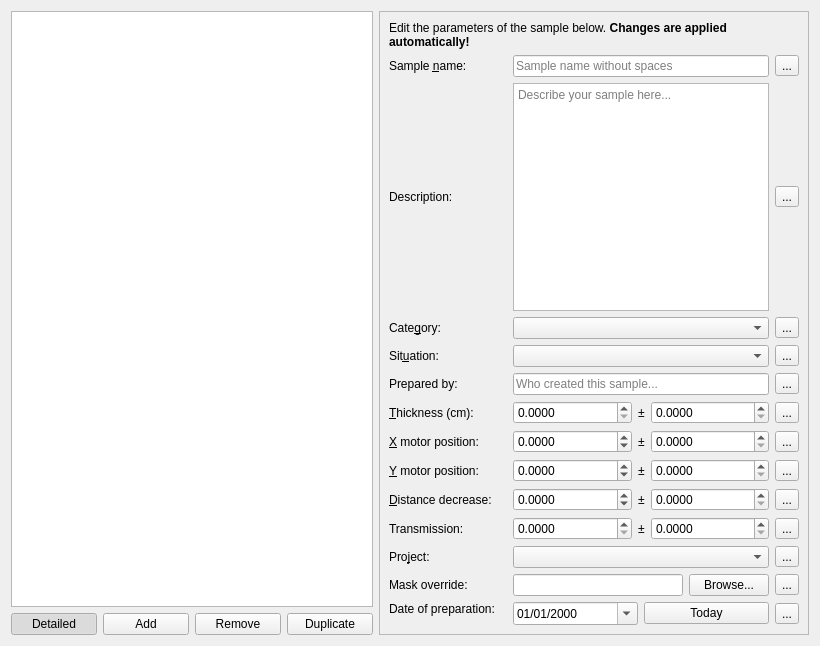
<?xml version="1.0" encoding="UTF-8"?>
<ui version="4.0">
 <class>Form</class>
 <widget class="QWidget" name="Form">
  <property name="geometry">
   <rect>
    <x>0</x>
    <y>0</y>
    <width>820</width>
    <height>646</height>
   </rect>
  </property>
  <property name="windowTitle">
   <string>Sample database</string>
  </property>
  <property name="windowIcon">
   <iconset>
    <normaloff>:/icons/sample.svg</normaloff>:/icons/sample.svg</iconset>
  </property>
  <layout class="QHBoxLayout" name="horizontalLayout_2">
   <item>
    <layout class="QVBoxLayout" name="verticalLayout_2">
     <property name="sizeConstraint">
      <enum>QLayout::SetFixedSize</enum>
     </property>
     <item>
      <widget class="QTreeView" name="treeView">
       <property name="sizePolicy">
        <sizepolicy hsizetype="MinimumExpanding" vsizetype="Minimum">
         <horstretch>1</horstretch>
         <verstretch>1</verstretch>
        </sizepolicy>
       </property>
       <property name="acceptDrops">
        <bool>true</bool>
       </property>
       <property name="showDropIndicator" stdset="0">
        <bool>true</bool>
       </property>
       <property name="dragEnabled">
        <bool>true</bool>
       </property>
       <property name="dragDropOverwriteMode">
        <bool>true</bool>
       </property>
       <property name="dragDropMode">
        <enum>QAbstractItemView::DragDrop</enum>
       </property>
       <property name="defaultDropAction">
        <enum>Qt::CopyAction</enum>
       </property>
       <property name="alternatingRowColors">
        <bool>true</bool>
       </property>
       <property name="selectionMode">
        <enum>QAbstractItemView::ExtendedSelection</enum>
       </property>
       <property name="selectionBehavior">
        <enum>QAbstractItemView::SelectRows</enum>
       </property>
       <property name="rootIsDecorated">
        <bool>false</bool>
       </property>
       <property name="uniformRowHeights">
        <bool>true</bool>
       </property>
       <property name="itemsExpandable">
        <bool>false</bool>
       </property>
       <property name="sortingEnabled">
        <bool>true</bool>
       </property>
       <property name="allColumnsShowFocus">
        <bool>true</bool>
       </property>
      </widget>
     </item>
     <item>
      <layout class="QHBoxLayout" name="horizontalLayout_16">
       <item>
        <widget class="QPushButton" name="multiColumnPushButton">
         <property name="toolTip">
          <string>Select detailed view or simple view</string>
         </property>
         <property name="text">
          <string>Detailed</string>
         </property>
         <property name="checkable">
          <bool>true</bool>
         </property>
         <property name="checked">
          <bool>true</bool>
         </property>
        </widget>
       </item>
       <item>
        <widget class="QPushButton" name="addSamplePushButton">
         <property name="text">
          <string>Add</string>
         </property>
         <property name="icon">
          <iconset theme="list-add">
           <normaloff>.</normaloff>.</iconset>
         </property>
        </widget>
       </item>
       <item>
        <widget class="QPushButton" name="removeSamplePushButton">
         <property name="text">
          <string>Remove</string>
         </property>
         <property name="icon">
          <iconset theme="list-remove">
           <normaloff>.</normaloff>.</iconset>
         </property>
        </widget>
       </item>
       <item>
        <widget class="QPushButton" name="duplicateSamplePushButton">
         <property name="text">
          <string>Duplicate</string>
         </property>
         <property name="icon">
          <iconset theme="edit-copy">
           <normaloff>.</normaloff>.</iconset>
         </property>
        </widget>
       </item>
      </layout>
     </item>
    </layout>
   </item>
   <item>
    <widget class="QFrame" name="frame">
     <property name="sizePolicy">
      <sizepolicy hsizetype="Maximum" vsizetype="Preferred">
       <horstretch>0</horstretch>
       <verstretch>0</verstretch>
      </sizepolicy>
     </property>
     <property name="frameShape">
      <enum>QFrame::StyledPanel</enum>
     </property>
     <property name="frameShadow">
      <enum>QFrame::Raised</enum>
     </property>
     <layout class="QGridLayout" name="gridLayout">
      <item row="3" column="0">
       <widget class="QLabel" name="label_2">
        <property name="text">
         <string>Description:</string>
        </property>
        <property name="buddy">
         <cstring>descriptionPlainTextEdit</cstring>
        </property>
       </widget>
      </item>
      <item row="7" column="0">
       <widget class="QLabel" name="label_5">
        <property name="text">
         <string>Prepared by:</string>
        </property>
        <property name="buddy">
         <cstring>preparedByLineEdit</cstring>
        </property>
       </widget>
      </item>
      <item row="9" column="3">
       <layout class="QHBoxLayout" name="horizontalLayout_6">
        <item>
         <widget class="QDoubleSpinBox" name="xPositionValDoubleSpinBox">
          <property name="sizePolicy">
           <sizepolicy hsizetype="Expanding" vsizetype="Fixed">
            <horstretch>0</horstretch>
            <verstretch>0</verstretch>
           </sizepolicy>
          </property>
          <property name="keyboardTracking">
           <bool>false</bool>
          </property>
          <property name="decimals">
           <number>4</number>
          </property>
          <property name="minimum">
           <double>-999.000000000000000</double>
          </property>
          <property name="maximum">
           <double>999.000000000000000</double>
          </property>
         </widget>
        </item>
        <item>
         <widget class="QLabel" name="label_13">
          <property name="sizePolicy">
           <sizepolicy hsizetype="Minimum" vsizetype="Preferred">
            <horstretch>0</horstretch>
            <verstretch>0</verstretch>
           </sizepolicy>
          </property>
          <property name="text">
           <string>±</string>
          </property>
         </widget>
        </item>
        <item>
         <widget class="QDoubleSpinBox" name="xPositionErrDoubleSpinBox">
          <property name="sizePolicy">
           <sizepolicy hsizetype="Expanding" vsizetype="Fixed">
            <horstretch>0</horstretch>
            <verstretch>0</verstretch>
           </sizepolicy>
          </property>
          <property name="keyboardTracking">
           <bool>false</bool>
          </property>
          <property name="decimals">
           <number>4</number>
          </property>
          <property name="minimum">
           <double>0.000000000000000</double>
          </property>
          <property name="maximum">
           <double>999.000000000000000</double>
          </property>
         </widget>
        </item>
        <item>
         <widget class="QToolButton" name="xPositionLockToolButton">
          <property name="text">
           <string>...</string>
          </property>
          <property name="icon">
           <iconset theme="unlock">
            <normaloff>.</normaloff>.</iconset>
          </property>
          <property name="checkable">
           <bool>true</bool>
          </property>
         </widget>
        </item>
       </layout>
      </item>
      <item row="14" column="3">
       <layout class="QHBoxLayout" name="horizontalLayout_3">
        <item>
         <widget class="QWidget" name="widget_3" native="true">
          <layout class="QHBoxLayout" name="horizontalLayout_17">
           <property name="leftMargin">
            <number>0</number>
           </property>
           <property name="topMargin">
            <number>0</number>
           </property>
           <property name="rightMargin">
            <number>0</number>
           </property>
           <property name="bottomMargin">
            <number>0</number>
           </property>
           <item>
            <widget class="QLineEdit" name="maskOverrideLineEdit">
             <property name="clearButtonEnabled">
              <bool>true</bool>
             </property>
            </widget>
           </item>
           <item>
            <widget class="QPushButton" name="maskOverridePushButton">
             <property name="text">
              <string>Browse...</string>
             </property>
             <property name="icon">
              <iconset theme="document-open">
               <normaloff>.</normaloff>.</iconset>
             </property>
            </widget>
           </item>
          </layout>
         </widget>
        </item>
        <item>
         <widget class="QToolButton" name="maskOverrideLockToolButton">
          <property name="text">
           <string>...</string>
          </property>
          <property name="icon">
           <iconset theme="unlock">
            <normaloff>.</normaloff>.</iconset>
          </property>
          <property name="checkable">
           <bool>true</bool>
          </property>
         </widget>
        </item>
       </layout>
      </item>
      <item row="1" column="3">
       <layout class="QHBoxLayout" name="horizontalLayout_4">
        <item>
         <widget class="QLineEdit" name="sampleNameLineEdit">
          <property name="readOnly">
           <bool>false</bool>
          </property>
          <property name="placeholderText">
           <string>Sample name without spaces</string>
          </property>
         </widget>
        </item>
        <item>
         <widget class="QToolButton" name="sampleNameLockToolButton">
          <property name="text">
           <string>...</string>
          </property>
          <property name="icon">
           <iconset theme="unlock">
            <normaloff>.</normaloff>.</iconset>
          </property>
          <property name="checkable">
           <bool>true</bool>
          </property>
         </widget>
        </item>
       </layout>
      </item>
      <item row="5" column="3">
       <layout class="QHBoxLayout" name="horizontalLayout_11">
        <item>
         <widget class="QComboBox" name="situationComboBox"/>
        </item>
        <item>
         <widget class="QToolButton" name="situationLockToolButton">
          <property name="text">
           <string>...</string>
          </property>
          <property name="icon">
           <iconset theme="unlock">
            <normaloff>.</normaloff>.</iconset>
          </property>
          <property name="checkable">
           <bool>true</bool>
          </property>
         </widget>
        </item>
       </layout>
      </item>
      <item row="15" column="3">
       <layout class="QHBoxLayout" name="horizontalLayout_12">
        <item>
         <widget class="QDateEdit" name="preparationDateDateEdit">
          <property name="displayFormat">
           <string>dd/MM/yyyy</string>
          </property>
          <property name="calendarPopup">
           <bool>true</bool>
          </property>
         </widget>
        </item>
        <item>
         <widget class="QPushButton" name="todayPushButton">
          <property name="text">
           <string>Today</string>
          </property>
         </widget>
        </item>
        <item>
         <widget class="QToolButton" name="preparationDateLockToolButton">
          <property name="text">
           <string>...</string>
          </property>
          <property name="icon">
           <iconset theme="unlock">
            <normaloff>.</normaloff>.</iconset>
          </property>
          <property name="checkable">
           <bool>true</bool>
          </property>
         </widget>
        </item>
       </layout>
      </item>
      <item row="8" column="3">
       <layout class="QHBoxLayout" name="horizontalLayout_5">
        <item>
         <widget class="QDoubleSpinBox" name="thicknessValDoubleSpinBox">
          <property name="sizePolicy">
           <sizepolicy hsizetype="Expanding" vsizetype="Fixed">
            <horstretch>0</horstretch>
            <verstretch>0</verstretch>
           </sizepolicy>
          </property>
          <property name="keyboardTracking">
           <bool>false</bool>
          </property>
          <property name="decimals">
           <number>4</number>
          </property>
          <property name="maximum">
           <double>999.000000000000000</double>
          </property>
         </widget>
        </item>
        <item>
         <widget class="QLabel" name="label_12">
          <property name="sizePolicy">
           <sizepolicy hsizetype="Minimum" vsizetype="Preferred">
            <horstretch>0</horstretch>
            <verstretch>0</verstretch>
           </sizepolicy>
          </property>
          <property name="text">
           <string>±</string>
          </property>
         </widget>
        </item>
        <item>
         <widget class="QDoubleSpinBox" name="thicknessErrDoubleSpinBox">
          <property name="sizePolicy">
           <sizepolicy hsizetype="Expanding" vsizetype="Fixed">
            <horstretch>0</horstretch>
            <verstretch>0</verstretch>
           </sizepolicy>
          </property>
          <property name="keyboardTracking">
           <bool>false</bool>
          </property>
          <property name="decimals">
           <number>4</number>
          </property>
          <property name="maximum">
           <double>999.000000000000000</double>
          </property>
         </widget>
        </item>
        <item>
         <widget class="QToolButton" name="thicknessLockToolButton">
          <property name="text">
           <string>...</string>
          </property>
          <property name="icon">
           <iconset theme="unlock">
            <normaloff>.</normaloff>.</iconset>
          </property>
          <property name="checkable">
           <bool>true</bool>
          </property>
         </widget>
        </item>
       </layout>
      </item>
      <item row="9" column="0">
       <widget class="QLabel" name="label_7">
        <property name="text">
         <string>&amp;X motor position:</string>
        </property>
        <property name="buddy">
         <cstring>xPositionValDoubleSpinBox</cstring>
        </property>
       </widget>
      </item>
      <item row="12" column="3">
       <layout class="QHBoxLayout" name="horizontalLayout_9">
        <item>
         <widget class="QDoubleSpinBox" name="transmissionValDoubleSpinBox">
          <property name="sizePolicy">
           <sizepolicy hsizetype="Expanding" vsizetype="Fixed">
            <horstretch>0</horstretch>
            <verstretch>0</verstretch>
           </sizepolicy>
          </property>
          <property name="keyboardTracking">
           <bool>false</bool>
          </property>
          <property name="decimals">
           <number>4</number>
          </property>
          <property name="maximum">
           <double>1.000000000000000</double>
          </property>
         </widget>
        </item>
        <item>
         <widget class="QLabel" name="label_16">
          <property name="sizePolicy">
           <sizepolicy hsizetype="Minimum" vsizetype="Preferred">
            <horstretch>0</horstretch>
            <verstretch>0</verstretch>
           </sizepolicy>
          </property>
          <property name="text">
           <string>±</string>
          </property>
         </widget>
        </item>
        <item>
         <widget class="QDoubleSpinBox" name="transmissionErrDoubleSpinBox">
          <property name="sizePolicy">
           <sizepolicy hsizetype="Expanding" vsizetype="Fixed">
            <horstretch>0</horstretch>
            <verstretch>0</verstretch>
           </sizepolicy>
          </property>
          <property name="keyboardTracking">
           <bool>false</bool>
          </property>
          <property name="decimals">
           <number>4</number>
          </property>
          <property name="maximum">
           <double>1.000000000000000</double>
          </property>
         </widget>
        </item>
        <item>
         <widget class="QToolButton" name="transmissionLockToolButton">
          <property name="text">
           <string>...</string>
          </property>
          <property name="icon">
           <iconset theme="unlock">
            <normaloff>.</normaloff>.</iconset>
          </property>
          <property name="checkable">
           <bool>true</bool>
          </property>
         </widget>
        </item>
       </layout>
      </item>
      <item row="5" column="0">
       <widget class="QLabel" name="label_4">
        <property name="text">
         <string>Sit&amp;uation:</string>
        </property>
        <property name="buddy">
         <cstring>situationComboBox</cstring>
        </property>
       </widget>
      </item>
      <item row="4" column="0">
       <widget class="QLabel" name="label_3">
        <property name="text">
         <string>Cate&amp;gory:</string>
        </property>
        <property name="buddy">
         <cstring>categoryComboBox</cstring>
        </property>
       </widget>
      </item>
      <item row="8" column="0">
       <widget class="QLabel" name="label_6">
        <property name="text">
         <string>&amp;Thickness (cm):</string>
        </property>
        <property name="buddy">
         <cstring>thicknessValDoubleSpinBox</cstring>
        </property>
       </widget>
      </item>
      <item row="4" column="3">
       <layout class="QHBoxLayout" name="horizontalLayout_10">
        <item>
         <widget class="QComboBox" name="categoryComboBox"/>
        </item>
        <item>
         <widget class="QToolButton" name="categoryLockToolButton">
          <property name="text">
           <string>...</string>
          </property>
          <property name="icon">
           <iconset theme="unlock">
            <normaloff>.</normaloff>.</iconset>
          </property>
          <property name="checkable">
           <bool>true</bool>
          </property>
         </widget>
        </item>
       </layout>
      </item>
      <item row="1" column="0">
       <widget class="QLabel" name="label">
        <property name="text">
         <string>Sample &amp;name:</string>
        </property>
        <property name="buddy">
         <cstring>sampleNameLineEdit</cstring>
        </property>
       </widget>
      </item>
      <item row="12" column="0">
       <widget class="QLabel" name="label_10">
        <property name="text">
         <string>Transmission:</string>
        </property>
        <property name="buddy">
         <cstring>transmissionValDoubleSpinBox</cstring>
        </property>
       </widget>
      </item>
      <item row="13" column="0">
       <widget class="QLabel" name="label_18">
        <property name="text">
         <string>Pro&amp;ject:</string>
        </property>
        <property name="buddy">
         <cstring>projectComboBox</cstring>
        </property>
       </widget>
      </item>
      <item row="7" column="3">
       <layout class="QHBoxLayout" name="horizontalLayout_14">
        <item>
         <widget class="QLineEdit" name="preparedByLineEdit">
          <property name="placeholderText">
           <string>Who created this sample...</string>
          </property>
         </widget>
        </item>
        <item>
         <widget class="QToolButton" name="preparedByLockToolButton">
          <property name="text">
           <string>...</string>
          </property>
          <property name="icon">
           <iconset theme="unlock">
            <normaloff>.</normaloff>.</iconset>
          </property>
          <property name="checkable">
           <bool>true</bool>
          </property>
         </widget>
        </item>
       </layout>
      </item>
      <item row="11" column="3">
       <layout class="QHBoxLayout" name="horizontalLayout_8">
        <item>
         <widget class="QDoubleSpinBox" name="distminusValDoubleSpinBox">
          <property name="sizePolicy">
           <sizepolicy hsizetype="Expanding" vsizetype="Fixed">
            <horstretch>0</horstretch>
            <verstretch>0</verstretch>
           </sizepolicy>
          </property>
          <property name="keyboardTracking">
           <bool>false</bool>
          </property>
          <property name="decimals">
           <number>4</number>
          </property>
          <property name="minimum">
           <double>-9999.000000000000000</double>
          </property>
          <property name="maximum">
           <double>9999.000000000000000</double>
          </property>
         </widget>
        </item>
        <item>
         <widget class="QLabel" name="label_15">
          <property name="sizePolicy">
           <sizepolicy hsizetype="Minimum" vsizetype="Preferred">
            <horstretch>0</horstretch>
            <verstretch>0</verstretch>
           </sizepolicy>
          </property>
          <property name="text">
           <string>±</string>
          </property>
         </widget>
        </item>
        <item>
         <widget class="QDoubleSpinBox" name="distminusErrDoubleSpinBox">
          <property name="sizePolicy">
           <sizepolicy hsizetype="Expanding" vsizetype="Fixed">
            <horstretch>0</horstretch>
            <verstretch>0</verstretch>
           </sizepolicy>
          </property>
          <property name="keyboardTracking">
           <bool>false</bool>
          </property>
          <property name="decimals">
           <number>4</number>
          </property>
          <property name="maximum">
           <double>9999.000000000000000</double>
          </property>
         </widget>
        </item>
        <item>
         <widget class="QToolButton" name="distminusLockToolButton">
          <property name="text">
           <string>...</string>
          </property>
          <property name="icon">
           <iconset theme="unlock">
            <normaloff>.</normaloff>.</iconset>
          </property>
          <property name="checkable">
           <bool>true</bool>
          </property>
         </widget>
        </item>
       </layout>
      </item>
      <item row="10" column="3">
       <layout class="QHBoxLayout" name="horizontalLayout_7">
        <item>
         <widget class="QDoubleSpinBox" name="yPositionValDoubleSpinBox">
          <property name="sizePolicy">
           <sizepolicy hsizetype="Expanding" vsizetype="Fixed">
            <horstretch>0</horstretch>
            <verstretch>0</verstretch>
           </sizepolicy>
          </property>
          <property name="keyboardTracking">
           <bool>false</bool>
          </property>
          <property name="decimals">
           <number>4</number>
          </property>
          <property name="minimum">
           <double>-999.000000000000000</double>
          </property>
          <property name="maximum">
           <double>999.000000000000000</double>
          </property>
         </widget>
        </item>
        <item>
         <widget class="QLabel" name="label_14">
          <property name="sizePolicy">
           <sizepolicy hsizetype="Minimum" vsizetype="Preferred">
            <horstretch>0</horstretch>
            <verstretch>0</verstretch>
           </sizepolicy>
          </property>
          <property name="text">
           <string>±</string>
          </property>
         </widget>
        </item>
        <item>
         <widget class="QDoubleSpinBox" name="yPositionErrDoubleSpinBox">
          <property name="sizePolicy">
           <sizepolicy hsizetype="Expanding" vsizetype="Fixed">
            <horstretch>0</horstretch>
            <verstretch>0</verstretch>
           </sizepolicy>
          </property>
          <property name="keyboardTracking">
           <bool>false</bool>
          </property>
          <property name="decimals">
           <number>4</number>
          </property>
          <property name="maximum">
           <double>999.000000000000000</double>
          </property>
         </widget>
        </item>
        <item>
         <widget class="QToolButton" name="yPositionLockToolButton">
          <property name="text">
           <string>...</string>
          </property>
          <property name="icon">
           <iconset theme="unlock">
            <normaloff>.</normaloff>.</iconset>
          </property>
          <property name="checkable">
           <bool>true</bool>
          </property>
         </widget>
        </item>
       </layout>
      </item>
      <item row="11" column="0">
       <widget class="QLabel" name="label_9">
        <property name="text">
         <string>&amp;Distance decrease:</string>
        </property>
        <property name="buddy">
         <cstring>distminusValDoubleSpinBox</cstring>
        </property>
       </widget>
      </item>
      <item row="10" column="0">
       <widget class="QLabel" name="label_8">
        <property name="text">
         <string>&amp;Y motor position:</string>
        </property>
        <property name="buddy">
         <cstring>yPositionValDoubleSpinBox</cstring>
        </property>
       </widget>
      </item>
      <item row="0" column="0" colspan="4">
       <widget class="QLabel" name="label_17">
        <property name="text">
         <string>&lt;html&gt;&lt;head/&gt;&lt;body&gt;&lt;p&gt;Edit the parameters of the sample below. &lt;span style=&quot; font-weight:600;&quot;&gt;Changes are applied automatically!&lt;/span&gt;&lt;/p&gt;&lt;/body&gt;&lt;/html&gt;</string>
        </property>
        <property name="textFormat">
         <enum>Qt::RichText</enum>
        </property>
        <property name="wordWrap">
         <bool>true</bool>
        </property>
       </widget>
      </item>
      <item row="3" column="3">
       <layout class="QHBoxLayout" name="horizontalLayout_13">
        <item>
         <widget class="QPlainTextEdit" name="descriptionPlainTextEdit">
          <property name="placeholderText">
           <string>Describe your sample here...</string>
          </property>
         </widget>
        </item>
        <item>
         <widget class="QToolButton" name="descriptionLockToolButton">
          <property name="text">
           <string>...</string>
          </property>
          <property name="icon">
           <iconset theme="unlock">
            <normaloff>.</normaloff>.</iconset>
          </property>
          <property name="checkable">
           <bool>true</bool>
          </property>
         </widget>
        </item>
       </layout>
      </item>
      <item row="13" column="3">
       <layout class="QHBoxLayout" name="horizontalLayout_15">
        <item>
         <widget class="QComboBox" name="projectComboBox"/>
        </item>
        <item>
         <widget class="QToolButton" name="projectLockToolButton">
          <property name="text">
           <string>...</string>
          </property>
          <property name="icon">
           <iconset theme="unlock">
            <normaloff>.</normaloff>.</iconset>
          </property>
          <property name="checkable">
           <bool>true</bool>
          </property>
         </widget>
        </item>
       </layout>
      </item>
      <item row="15" column="0">
       <widget class="QLabel" name="label_11">
        <property name="text">
         <string>Date of preparation:</string>
        </property>
        <property name="alignment">
         <set>Qt::AlignLeading|Qt::AlignLeft|Qt::AlignTop</set>
        </property>
        <property name="buddy">
         <cstring>preparationDateDateEdit</cstring>
        </property>
       </widget>
      </item>
      <item row="14" column="0">
       <widget class="QLabel" name="label_19">
        <property name="text">
         <string>Mask override:</string>
        </property>
        <property name="buddy">
         <cstring>maskOverrideLineEdit</cstring>
        </property>
       </widget>
      </item>
     </layout>
    </widget>
   </item>
  </layout>
 </widget>
 <tabstops>
  <tabstop>sampleNameLineEdit</tabstop>
  <tabstop>sampleNameLockToolButton</tabstop>
  <tabstop>descriptionPlainTextEdit</tabstop>
  <tabstop>descriptionLockToolButton</tabstop>
  <tabstop>categoryComboBox</tabstop>
  <tabstop>categoryLockToolButton</tabstop>
  <tabstop>situationComboBox</tabstop>
  <tabstop>situationLockToolButton</tabstop>
  <tabstop>preparedByLineEdit</tabstop>
  <tabstop>preparedByLockToolButton</tabstop>
  <tabstop>thicknessValDoubleSpinBox</tabstop>
  <tabstop>thicknessErrDoubleSpinBox</tabstop>
  <tabstop>thicknessLockToolButton</tabstop>
  <tabstop>xPositionValDoubleSpinBox</tabstop>
  <tabstop>xPositionErrDoubleSpinBox</tabstop>
  <tabstop>xPositionLockToolButton</tabstop>
  <tabstop>yPositionValDoubleSpinBox</tabstop>
  <tabstop>yPositionErrDoubleSpinBox</tabstop>
  <tabstop>yPositionLockToolButton</tabstop>
  <tabstop>distminusValDoubleSpinBox</tabstop>
  <tabstop>distminusErrDoubleSpinBox</tabstop>
  <tabstop>distminusLockToolButton</tabstop>
  <tabstop>transmissionValDoubleSpinBox</tabstop>
  <tabstop>transmissionErrDoubleSpinBox</tabstop>
  <tabstop>transmissionLockToolButton</tabstop>
  <tabstop>projectComboBox</tabstop>
  <tabstop>projectLockToolButton</tabstop>
  <tabstop>maskOverrideLineEdit</tabstop>
  <tabstop>maskOverridePushButton</tabstop>
  <tabstop>maskOverrideLockToolButton</tabstop>
  <tabstop>preparationDateDateEdit</tabstop>
  <tabstop>todayPushButton</tabstop>
  <tabstop>preparationDateLockToolButton</tabstop>
 </tabstops>
 <resources/>
 <connections>
  <connection>
   <sender>categoryLockToolButton</sender>
   <signal>toggled(bool)</signal>
   <receiver>categoryComboBox</receiver>
   <slot>setDisabled(bool)</slot>
   <hints>
    <hint type="sourcelabel">
     <x>686</x>
     <y>194</y>
    </hint>
    <hint type="destinationlabel">
     <x>581</x>
     <y>190</y>
    </hint>
   </hints>
  </connection>
  <connection>
   <sender>preparedByLockToolButton</sender>
   <signal>toggled(bool)</signal>
   <receiver>preparedByLineEdit</receiver>
   <slot>setDisabled(bool)</slot>
   <hints>
    <hint type="sourcelabel">
     <x>693</x>
     <y>268</y>
    </hint>
    <hint type="destinationlabel">
     <x>586</x>
     <y>270</y>
    </hint>
   </hints>
  </connection>
  <connection>
   <sender>thicknessLockToolButton</sender>
   <signal>toggled(bool)</signal>
   <receiver>thicknessErrDoubleSpinBox</receiver>
   <slot>setDisabled(bool)</slot>
   <hints>
    <hint type="sourcelabel">
     <x>693</x>
     <y>303</y>
    </hint>
    <hint type="destinationlabel">
     <x>631</x>
     <y>310</y>
    </hint>
   </hints>
  </connection>
  <connection>
   <sender>situationLockToolButton</sender>
   <signal>toggled(bool)</signal>
   <receiver>situationComboBox</receiver>
   <slot>setDisabled(bool)</slot>
   <hints>
    <hint type="sourcelabel">
     <x>687</x>
     <y>234</y>
    </hint>
    <hint type="destinationlabel">
     <x>602</x>
     <y>236</y>
    </hint>
   </hints>
  </connection>
  <connection>
   <sender>sampleNameLockToolButton</sender>
   <signal>toggled(bool)</signal>
   <receiver>sampleNameLineEdit</receiver>
   <slot>setDisabled(bool)</slot>
   <hints>
    <hint type="sourcelabel">
     <x>691</x>
     <y>72</y>
    </hint>
    <hint type="destinationlabel">
     <x>572</x>
     <y>77</y>
    </hint>
   </hints>
  </connection>
  <connection>
   <sender>descriptionLockToolButton</sender>
   <signal>toggled(bool)</signal>
   <receiver>descriptionPlainTextEdit</receiver>
   <slot>setDisabled(bool)</slot>
   <hints>
    <hint type="sourcelabel">
     <x>691</x>
     <y>130</y>
    </hint>
    <hint type="destinationlabel">
     <x>616</x>
     <y>131</y>
    </hint>
   </hints>
  </connection>
  <connection>
   <sender>thicknessLockToolButton</sender>
   <signal>toggled(bool)</signal>
   <receiver>thicknessValDoubleSpinBox</receiver>
   <slot>setDisabled(bool)</slot>
   <hints>
    <hint type="sourcelabel">
     <x>689</x>
     <y>320</y>
    </hint>
    <hint type="destinationlabel">
     <x>492</x>
     <y>313</y>
    </hint>
   </hints>
  </connection>
  <connection>
   <sender>xPositionLockToolButton</sender>
   <signal>toggled(bool)</signal>
   <receiver>xPositionErrDoubleSpinBox</receiver>
   <slot>setDisabled(bool)</slot>
   <hints>
    <hint type="sourcelabel">
     <x>692</x>
     <y>340</y>
    </hint>
    <hint type="destinationlabel">
     <x>607</x>
     <y>354</y>
    </hint>
   </hints>
  </connection>
  <connection>
   <sender>xPositionLockToolButton</sender>
   <signal>toggled(bool)</signal>
   <receiver>xPositionValDoubleSpinBox</receiver>
   <slot>setDisabled(bool)</slot>
   <hints>
    <hint type="sourcelabel">
     <x>684</x>
     <y>339</y>
    </hint>
    <hint type="destinationlabel">
     <x>504</x>
     <y>352</y>
    </hint>
   </hints>
  </connection>
  <connection>
   <sender>yPositionLockToolButton</sender>
   <signal>toggled(bool)</signal>
   <receiver>yPositionErrDoubleSpinBox</receiver>
   <slot>setDisabled(bool)</slot>
   <hints>
    <hint type="sourcelabel">
     <x>684</x>
     <y>389</y>
    </hint>
    <hint type="destinationlabel">
     <x>615</x>
     <y>399</y>
    </hint>
   </hints>
  </connection>
  <connection>
   <sender>yPositionLockToolButton</sender>
   <signal>toggled(bool)</signal>
   <receiver>yPositionValDoubleSpinBox</receiver>
   <slot>setDisabled(bool)</slot>
   <hints>
    <hint type="sourcelabel">
     <x>688</x>
     <y>377</y>
    </hint>
    <hint type="destinationlabel">
     <x>486</x>
     <y>388</y>
    </hint>
   </hints>
  </connection>
  <connection>
   <sender>distminusLockToolButton</sender>
   <signal>toggled(bool)</signal>
   <receiver>distminusErrDoubleSpinBox</receiver>
   <slot>setDisabled(bool)</slot>
   <hints>
    <hint type="sourcelabel">
     <x>673</x>
     <y>421</y>
    </hint>
    <hint type="destinationlabel">
     <x>628</x>
     <y>421</y>
    </hint>
   </hints>
  </connection>
  <connection>
   <sender>distminusLockToolButton</sender>
   <signal>toggled(bool)</signal>
   <receiver>distminusValDoubleSpinBox</receiver>
   <slot>setDisabled(bool)</slot>
   <hints>
    <hint type="sourcelabel">
     <x>692</x>
     <y>438</y>
    </hint>
    <hint type="destinationlabel">
     <x>486</x>
     <y>432</y>
    </hint>
   </hints>
  </connection>
  <connection>
   <sender>projectLockToolButton</sender>
   <signal>toggled(bool)</signal>
   <receiver>projectComboBox</receiver>
   <slot>setDisabled(bool)</slot>
   <hints>
    <hint type="sourcelabel">
     <x>694</x>
     <y>510</y>
    </hint>
    <hint type="destinationlabel">
     <x>589</x>
     <y>510</y>
    </hint>
   </hints>
  </connection>
  <connection>
   <sender>maskOverrideLockToolButton</sender>
   <signal>toggled(bool)</signal>
   <receiver>widget_3</receiver>
   <slot>setDisabled(bool)</slot>
   <hints>
    <hint type="sourcelabel">
     <x>687</x>
     <y>556</y>
    </hint>
    <hint type="destinationlabel">
     <x>571</x>
     <y>559</y>
    </hint>
   </hints>
  </connection>
  <connection>
   <sender>transmissionLockToolButton</sender>
   <signal>toggled(bool)</signal>
   <receiver>transmissionErrDoubleSpinBox</receiver>
   <slot>setDisabled(bool)</slot>
   <hints>
    <hint type="sourcelabel">
     <x>682</x>
     <y>466</y>
    </hint>
    <hint type="destinationlabel">
     <x>603</x>
     <y>464</y>
    </hint>
   </hints>
  </connection>
  <connection>
   <sender>transmissionLockToolButton</sender>
   <signal>toggled(bool)</signal>
   <receiver>transmissionValDoubleSpinBox</receiver>
   <slot>setDisabled(bool)</slot>
   <hints>
    <hint type="sourcelabel">
     <x>688</x>
     <y>479</y>
    </hint>
    <hint type="destinationlabel">
     <x>471</x>
     <y>472</y>
    </hint>
   </hints>
  </connection>
  <connection>
   <sender>preparationDateLockToolButton</sender>
   <signal>toggled(bool)</signal>
   <receiver>todayPushButton</receiver>
   <slot>setDisabled(bool)</slot>
   <hints>
    <hint type="sourcelabel">
     <x>692</x>
     <y>601</y>
    </hint>
    <hint type="destinationlabel">
     <x>645</x>
     <y>596</y>
    </hint>
   </hints>
  </connection>
  <connection>
   <sender>preparationDateLockToolButton</sender>
   <signal>toggled(bool)</signal>
   <receiver>preparationDateDateEdit</receiver>
   <slot>setDisabled(bool)</slot>
   <hints>
    <hint type="sourcelabel">
     <x>687</x>
     <y>584</y>
    </hint>
    <hint type="destinationlabel">
     <x>493</x>
     <y>597</y>
    </hint>
   </hints>
  </connection>
 </connections>
</ui>
